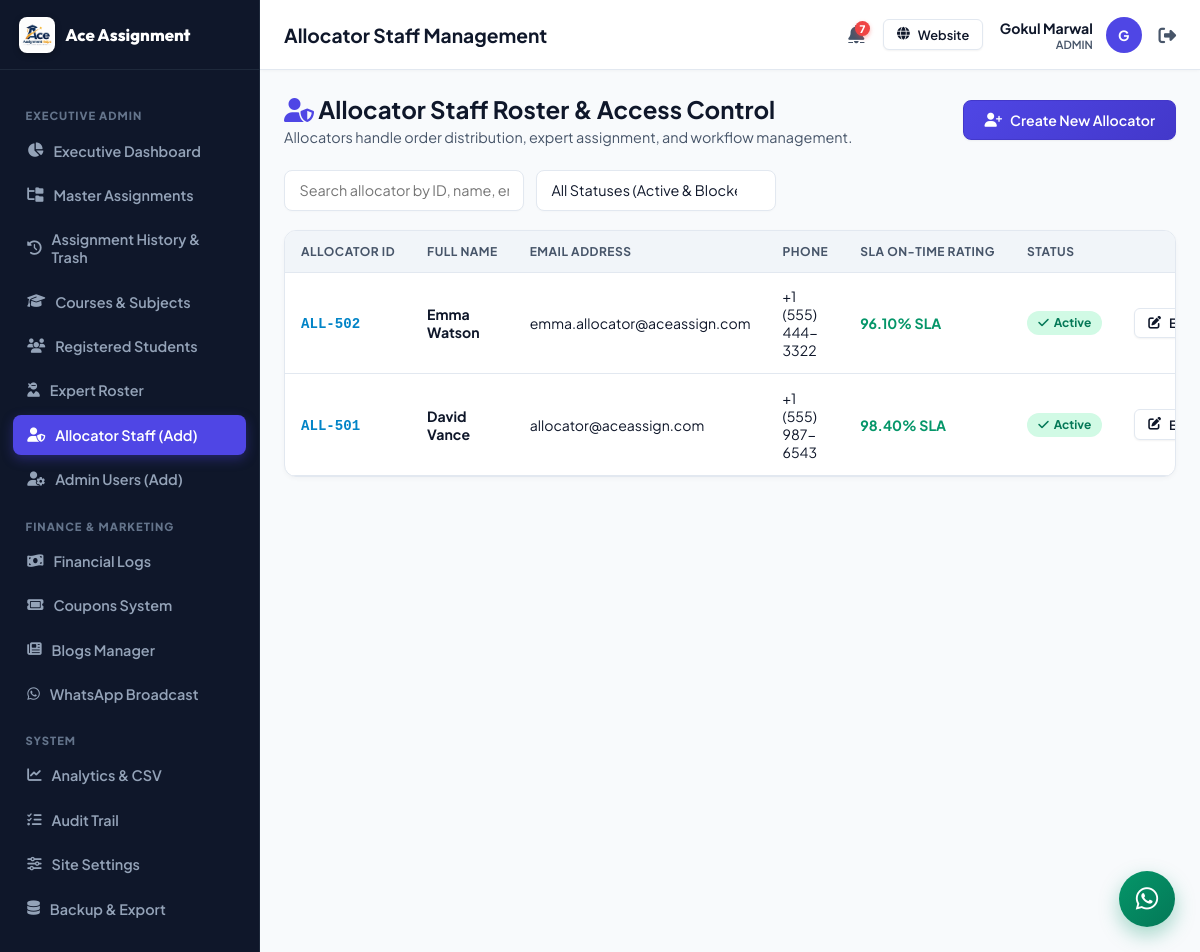
The page /admin/allocators.php (signed in) on the database its author committed.
### tables this page shows
CREATE TABLE `allocators` (
  `id` int NOT NULL AUTO_INCREMENT,
  `allocator_id` varchar(50) NOT NULL,
  `name` varchar(255) NOT NULL,
  `email` varchar(255) NOT NULL,
  `phone` varchar(100) DEFAULT NULL,
  `password` varchar(255) NOT NULL,
  `status` varchar(50) DEFAULT 'Active',
  `performance_score` decimal(5,2) DEFAULT '100.00',
  PRIMARY KEY (`id`),
  UNIQUE KEY `allocator_id` (`allocator_id`),
  UNIQUE KEY `email` (`email`)
);

### includes/auth.php (called while the page is built, shortened)
<?php
require_once __DIR__ . '/db.php';
class Auth {
    public static function currentUser() {
        return $_SESSION['user'] ?? null;
    }
    public static function checkLoggedIn() {
        $user = self::currentUser();
        if ($user) {
            $table = ($user['role'] === 'Admin') ? 'admins' : (($user['role'] === 'Allocator') ? 'allocators' : (($user['role'] === 'Expert') ? 'experts' : 'students'));
            $idKey = ($user['role'] === 'Admin') ? 'admin_id' : (($user['role'] === 'Allocator') ? 'allocator_id' : (($user['role'] === 'Expert') ? 'expert_id' : 'student_id'));
            $record = DataStore::findOne($table, $idKey, $user['id']);
        }
    }
    public static function checkRole($allowedRoles = []) {
        self::checkLoggedIn();
    }
}

### includes/db.php (called while the page is built, shortened)
<?php
class DataStore {
    private static $pdo = null;
    private static $dbHost = 'database-1.c1o0ygcs2cex.ap-south-1.rds.amazonaws.com';
    private static $dbPort = 3306;
    private static $dbUser = 'admin';
    private static $dbPass = 'Marwal#1627';
    private static $dbName = 'aceassignmenthelp_db';
    public static function getPdo() {
        if (self::$pdo === null) {
            try {
                $dsn = "mysql:host=" . self::$dbHost . ";port=" . self::$dbPort . ";dbname=" . self::$dbName . ";charset=utf8mb4";
                self::$pdo = new PDO($dsn, self::$dbUser, self::$dbPass, [
                    PDO::ATTR_ERRMODE => PDO::ERRMODE_EXCEPTION,
                    PDO::ATTR_DEFAULT_FETCH_MODE => PDO::FETCH_ASSOC,
                    PDO::ATTR_EMULATE_PREPARES => false,
                    PDO::ATTR_TIMEOUT => 5
                ]);
            } catch (Throwable $e) {
                error_log("MySQL Connection Failed: " . $e->getMessage());
                self::$pdo = null;
                throw new Exception("Unable to connect to MySQL database: " . $e->getMessage());
            }
        }
        return self::$pdo;
    }
    private static function formatRecordFromDb($collectionName, $row) {
        if ($collectionName === 'notifications') {
            if (isset($row['notification_id'])) {
                $row['id'] = $row['notification_id'];
            }
            $row['is_read'] = (bool)($row['is_read'] ?? false);
        }
        return $row;
    }
    public static function getCollection($collectionName) {
        $pdo = self::getPdo();
        try {
            $stmt = $pdo->query("SELECT * FROM `$collectionName` ORDER BY id DESC");
            $rows = $stmt->fetchAll();
            $result = [];
            foreach ($rows as $row) {
                $result[] = self::formatRecordFromDb($collectionName, $row);
            }
            return $result;
        } catch (Throwable $e) {
            error_log("DataStore::getCollection error ($collectionName): " . $e->getMessage());
            return [];
        }
    }
    public static function findOne($collectionName, $key, $value) {
        $pdo = self::getPdo();
        try {
            $sqlKey = $key;
            $stmt = $pdo->prepare("SELECT * FROM `$collectionName` WHERE `$sqlKey` = ? LIMIT 1");
            $stmt->execute([$value]);
            $row = $stmt->fetch();
            if ($row) {
                return self::formatRecordFromDb($collectionName, $row);
            }
        } catch (Throwable $e) {
            error_log("DataStore::findOne error ($collectionName, $key): " . $e->getMessage());
        }
        return null;
    }
}

### includes/helpers.php (called while the page is built, shortened)
<?php
require_once __DIR__ . '/db.php';
function get_user_notifications($user_id, $user_role)
{
    $all = DataStore::getCollection('notifications');
    $filtered = array_filter($all, function ($n) use ($user_id, $user_role) {
        $targetRole = $n['user_role'] ?? '';
        $targetUser = $n['user_id'] ?? '';
        if (!empty($targetUser)) {
            return ($targetUser === $user_id);
        }
        if ($targetRole === 'All')
            return true;
        if ($targetRole === $user_role)
            return true;
        if ($user_role === 'Admin')
            return true;
        return false;
    });
    usort($filtered, function ($a, $b) {
        return strtotime($b['created_at'] ?? '0') - strtotime($a['created_at'] ?? '0');
    });
    return array_values($filtered);
}
function get_unread_notifications_count($user_id, $user_role)
{
    $notifs = get_user_notifications($user_id, $user_role);
    $count = 0;
    foreach ($notifs as $n) {
        if (empty($n['is_read'])) {
            $count++;
        }
    }
    return $count;
}

### admin/allocators.php (the view, shortened to what this page needs)
<?php
$pageTitle = "Allocator Staff Management";
require_once __DIR__ . '/../includes/auth.php';
Auth::checkRole('Admin');
require_once __DIR__ . '/../includes/helpers.php';
include __DIR__ . '/../includes/portal_header.php';
$allocators = DataStore::getCollection('allocators');
?>
<div style="display:flex; justify-content:space-between; align-items:center; margin-bottom:1.5rem; flex-wrap:wrap; gap:1rem;">
  <div>
    <h2 style="font-size:1.5rem; color:var(--text-main); margin-bottom:0.25rem;">
      <i class="fa-solid fa-user-shield" style="color:var(--primary);"></i> Allocator Staff Roster & Access Control
    </h2>
    <p style="color:var(--text-muted); font-size:0.9rem; margin:0;">Allocators handle order distribution, expert assignment, and workflow management.</p>
  </div>
  <button class="btn btn-primary" onclick="openModal('addAllocatorModal')">
    <i class="fa-solid fa-user-plus"></i> Create New Allocator
  </button>
</div>
<div class="filter-bar" style="margin-bottom:1.2rem; display:flex; gap:12px; flex-wrap:wrap;">
  <input type="text" id="tableSearchInput" class="form-control" style="flex:2; min-width:240px;" placeholder="Search allocator by ID, name, email, phone...">
  <select id="tableStatusFilter" class="form-control" style="flex:1; min-width:180px;">
    <option value="">All Statuses (Active & Blocked)</option>
  </select>
</div>
<div class="table-card">
  <div class="table-responsive">
    <table class="data-table">
      <thead>
        <tr>
          <th>Allocator ID</th>
          <th>Full Name</th>
          <th>Email Address</th>
          <th>Phone</th>
          <th>SLA On-Time Rating</th>
          <th>Status</th>
          <th style="text-align:center; min-width:210px;">Actions</th>
        </tr>
      </thead>
      <tbody>
        <?php foreach ($allocators as $all):
          $isBlocked = (isset($all['status']) && strtolower($all['status']) === 'blocked');
        ?>
          <tr data-status="<?php echo htmlspecialchars($all['status']); ?>">
            <td><strong style="color:var(--secondary); font-family:monospace;"><?php echo htmlspecialchars($all['allocator_id']); ?></strong></td>
            <td><strong style="color:var(--text-main);"><?php echo htmlspecialchars($all['name']); ?></strong></td>
            <td><?php echo htmlspecialchars($all['email']); ?></td>
            <td><?php echo htmlspecialchars($all['phone'] ?? 'N/A'); ?></td>
            <td><strong style="color:var(--success);"><?php echo htmlspecialchars($all['performance_score'] ?? '100'); ?>% SLA</strong></td>
            <td>
              <?php if ($isBlocked): ?>
                <span class="badge badge-danger"><i class="fa-solid fa-ban"></i> Blocked</span>
              <?php else: ?>
                <span class="badge badge-success"><i class="fa-solid fa-check"></i> Active</span>
              <?php endif; ?>
            </td>
            <td style="text-align:center;">
              <div style="display:inline-flex; gap:6px; align-items:center; justify-content:center;">
                <button type="button" class="btn btn-outline btn-sm" onclick='editAllocator(<?php echo json_encode($all); ?>)' title="Edit Allocator Staff">
                  <i class="fa-solid fa-pen-to-square"></i> Edit
                </button>
              </div>
            </td>
          </tr>
        <?php endforeach; ?>
      </tbody>
    </table>
  </div>
</div>
</div>
</div>
</body>
</html>

### includes/portal_header.php (shortened to what this page needs)
<?php
require_once __DIR__ . '/auth.php';
require_once __DIR__ . '/helpers.php';
$currentUser = Auth::currentUser();
$userRole = $currentUser['role'];
?>
<!DOCTYPE html>
<html lang="en">
<head>
  <link rel="stylesheet" href="https://cdnjs.cloudflare.com/ajax/libs/font-awesome/6.4.0/css/all.min.css">
  <link rel="stylesheet" href="/assets/css/portal.css">
</head>
<body class="portal-body">
<div class="portal-wrapper">
  <?php include __DIR__ . '/portal_sidebar.php'; ?>
  <div class="portal-main">
    <header class="portal-topbar">
      <div style="display:flex; align-items:center; gap:12px;">
        <div class="topbar-title">
          <?php echo isset($pageTitle) ? htmlspecialchars($pageTitle) : 'Dashboard Overview'; ?>
        </div>
      </div>
      <div class="topbar-user">
        <?php $unreadNotifCount = function_exists('get_unread_notifications_count') ? get_unread_notifications_count($currentUser['id'], $userRole) : 0; ?>
        <a href="/<?php echo strtolower($userRole); ?>/notifications.php" style="position:relative; color:var(--text-muted); font-size:1.15rem; margin-right:6px; display:inline-flex; align-items:center;" title="Notifications (<?php echo $unreadNotifCount; ?> unread)">
          <i class="fa-solid fa-bell"></i>
          <?php if ($unreadNotifCount > 0): ?>
            <span style="position:absolute; top:-4px; right:-6px; background:#ef4444; color:#fff; font-size:0.65rem; font-weight:800; border-radius:10px; padding:1px 5px; min-width:14px; text-align:center; box-shadow:0 2px 4px rgba(239, 68, 68, 0.4);"><?php echo $unreadNotifCount; ?></span>
          <?php endif; ?>
        </a>
        <a href="/" target="_blank" class="btn btn-outline btn-sm" style="margin-right:4px; display:inline-flex;">
          <i class="fa-solid fa-globe"></i> <span class="user-meta-desktop">Website</span>
        </a>
        <div style="text-align:right;" class="user-meta-desktop">
          <div style="font-weight:700; color:var(--text-main); font-size:0.88rem;"><?php echo htmlspecialchars($currentUser['name']); ?></div>
          <small style="color:var(--text-muted); font-weight:600; font-size:0.7rem; text-transform:uppercase; display:block;"><?php echo htmlspecialchars($userRole); ?></small>
        </div>
        <div class="user-avatar" title="<?php echo htmlspecialchars($currentUser['name']); ?>">
          <?php echo strtoupper(substr($currentUser['name'], 0, 1)); ?>
        </div>
        <a href="/logout.php" title="Logout" style="color:var(--text-muted); font-size:1.1rem; margin-left:4px;">
          <i class="fa-solid fa-right-from-bracket"></i>
        </a>
      </div>
    </header>
    <div class="portal-content">
<button class="floating-chat-btn" id="portalLiveChatTrigger" title="Open Live Portal Chat">
  <i class="fa-brands fa-whatsapp"></i>
</button>

### rows shown on the page
allocators: allocator "ALL-502", name "Emma Watson", email "emma.allocator@aceassign.com", phone "+1 (555) 444-3322", performance_score "96.10", status "Active" (drawn)
allocators: allocator "ALL-501", name "David Vance", email "allocator@aceassign.com", phone "+1 (555) 987-6543", performance_score "98.40", status "Active" (drawn)

### other values the page prints
$pageTitle "Allocator Staff Management"
$unreadNotifCount "7"
$currentUser['name'] "Gokul Marwal"
$userRole "ADMIN"
substr($currentUser['name'], 0, 1) "G"
